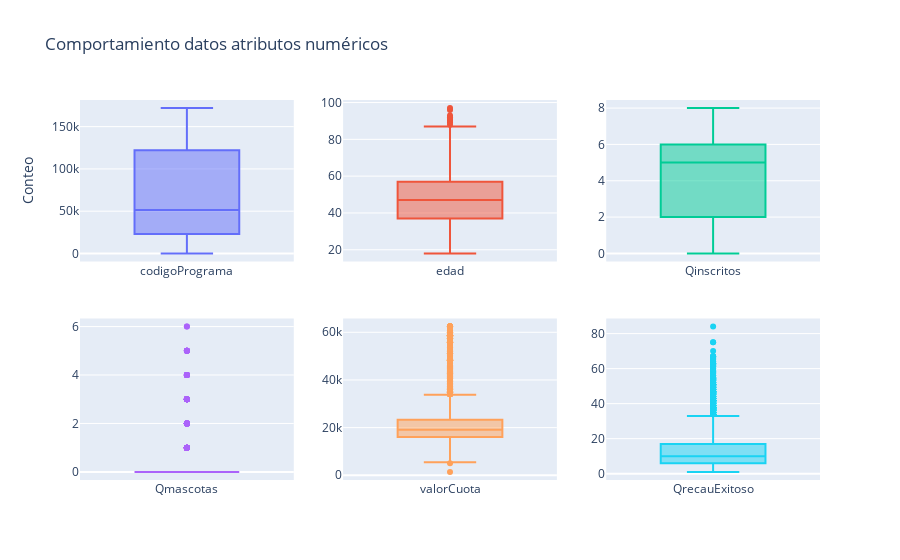

The cell this chart's notebook holds for it:
### Code cell
comportamiento_numericos = make_subplots(rows=2, cols=3)
count = 1
for var in data[numeric_variables[0:3]]:
    comportamiento_numericos.append_trace(go.Box(y=data[var], name=var), 1, count)
    count +=1
count = 1
for var in data[numeric_variables[3:6]]:
    comportamiento_numericos.append_trace(go.Box(y=data[var], name=var), 2, count)
    count +=1
count = 1

comportamiento_numericos.update_layout(
    title_text='Comportamiento datos atributos numéricos ',
    yaxis_title_text='Conteo',
    showlegend=False
)
comportamiento_numericos.show()

### Figure 1 — Plotly figure (JSON) as saved in the notebook; plotly's stock layout.template omitted (floating-point values rounded to 4 significant figures; data arrays with more than 128 entries replaced by an {"elided": "..."} marker saying what was removed)
{"data": [{"name": "codigoPrograma", "type": "box", "xaxis": "x", "y": {"elided": "8032 int values"}, "yaxis": "y"}, {"name": "edad", "type": "box", "xaxis": "x2", "y": {"elided": "8032 int values"}, "yaxis": "y2"}, {"name": "Qinscritos", "type": "box", "xaxis": "x3", "y": {"elided": "8032 int values"}, "yaxis": "y3"}, {"name": "Qmascotas", "type": "box", "xaxis": "x4", "y": {"elided": "8032 int values"}, "yaxis": "y4"}, {"name": "valorCuota", "type": "box", "xaxis": "x5", "y": {"elided": "8032 int values"}, "yaxis": "y5"}, {"name": "QrecauExitoso", "type": "box", "xaxis": "x6", "y": {"elided": "8032 int values"}, "yaxis": "y6"}], "layout": {"showlegend": false, "title": {"text": "Comportamiento datos atributos numéricos "}, "xaxis": {"anchor": "y", "domain": [0, 0.2889]}, "xaxis2": {"anchor": "y2", "domain": [0.3556, 0.6444]}, "xaxis3": {"anchor": "y3", "domain": [0.7111, 1]}, "xaxis4": {"anchor": "y4", "domain": [0, 0.2889]}, "xaxis5": {"anchor": "y5", "domain": [0.3556, 0.6444]}, "xaxis6": {"anchor": "y6", "domain": [0.7111, 1]}, "yaxis": {"anchor": "x", "domain": [0.575, 1], "title": {"text": "Conteo"}}, "yaxis2": {"anchor": "x2", "domain": [0.575, 1]}, "yaxis3": {"anchor": "x3", "domain": [0.575, 1]}, "yaxis4": {"anchor": "x4", "domain": [0, 0.425]}, "yaxis5": {"anchor": "x5", "domain": [0, 0.425]}, "yaxis6": {"anchor": "x6", "domain": [0, 0.425]}}}
